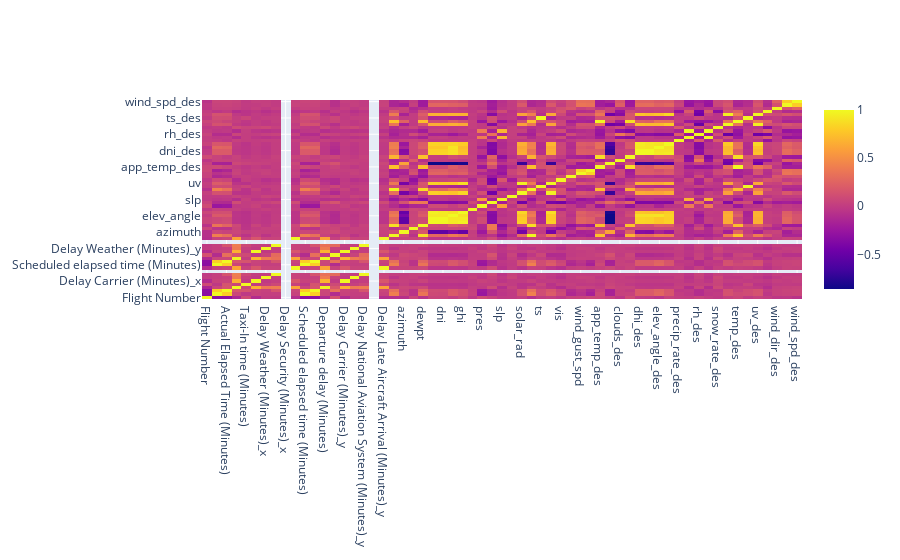

The notebook cell this image was saved under:
### Code cell
numeric_columns = airline_data.select_dtypes(include=['float64', 'int64'])

correl = numeric_columns.corr()

trace = go.Heatmap(z=correl.values,
                  x=correl.index.values,
                  y=correl.columns.values)
data=[trace]
plotly.offline.iplot(data, filename='Airline data heatmap')

### Figure 1 — Plotly figure (JSON) as saved in the notebook; plotly's stock layout.template omitted (floating-point values rounded to 4 significant figures; data arrays with more than 128 entries replaced by an {"elided": "..."} marker saying what was removed)
{"data": [{"type": "heatmap", "x": ["Flight Number", "Scheduled Elapsed Time (Minutes)", "Actual Elapsed Time (Minutes)", "Arrival Delay (Minutes)", "Taxi-In time (Minutes)", "Delay Carrier (Minutes)_x", "Delay Weather (Minutes)_x", "Delay National Aviation System (Minutes)_x", "Delay Security (Minutes)_x", "Delay Late Aircraft Arrival (Minutes)_x", "Scheduled elapsed time (Minutes)", "Actual elapsed time (Minutes)", "Departure delay (Minutes)", "Taxi-Out time (Minutes)", "Delay Carrier (Minutes)_y", "Delay Weather (Minutes)_y", "Delay National Aviation System (Minutes)_y", "Delay Security (Minutes)_y", "Delay Late Aircraft Arrival (Minutes)_y", "app_temp", "azimuth", "clouds", "dewpt", "dhi", "dni", "elev_angle", "ghi", "precip_rate", "pres", "rh", "slp", "snow_rate", "solar_rad", "temp", "ts", "uv", "vis", "wind_dir", "wind_gust_spd", "wind_spd", "app_temp_des", "azimuth_des", "clouds_des", "dewpt_des", "dhi_des", "dni_des", "elev_angle_des", "ghi_des", "precip_rate_des", "pres_des", "rh_des", "slp_des", "snow_rate_des", "solar_rad_des", "temp_des", "ts_des", "uv_des", "vis_des", "wind_dir_des", "wind_gust_spd_des", "wind_spd_des"], "y": ["Flight Number", "Scheduled Elapsed Time (Minutes)", "Actual Elapsed Time (Minutes)", "Arrival Delay (Minutes)", "Taxi-In time (Minutes)", "Delay Carrier (Minutes)_x", "Delay Weather (Minutes)_x", "Delay National Aviation System (Minutes)_x", "Delay Security (Minutes)_x", "Delay Late Aircraft Arrival (Minutes)_x", "Scheduled elapsed time (Minutes)", "Actual elapsed time (Minutes)", "Departure delay (Minutes)", "Taxi-Out time (Minutes)", "Delay Carrier (Minutes)_y", "Delay Weather (Minutes)_y", "Delay National Aviation System (Minutes)_y", "Delay Security (Minutes)_y", "Delay Late Aircraft Arrival (Minutes)_y", "app_temp", "azimuth", "clouds", "dewpt", "dhi", "dni", "elev_angle", "ghi", "precip_rate", "pres", "rh", "slp", "snow_rate", "solar_rad", "temp", "ts", "uv", "vis", "wind_dir", "wind_gust_spd", "wind_spd", "app_temp_des", "azimuth_des", "clouds_des", "dewpt_des", "dhi_des", "dni_des", "elev_angle_des", "ghi_des", "precip_rate_des", "pres_des", "rh_des", "slp_des", "snow_rate_des", "solar_rad_des", "temp_des", "ts_des", "uv_des", "vis_des", "wind_dir_des", "wind_gust_spd_des", "wind_spd_des"], "z": {"elided": "61x61 float values"}}], "layout": {}}
